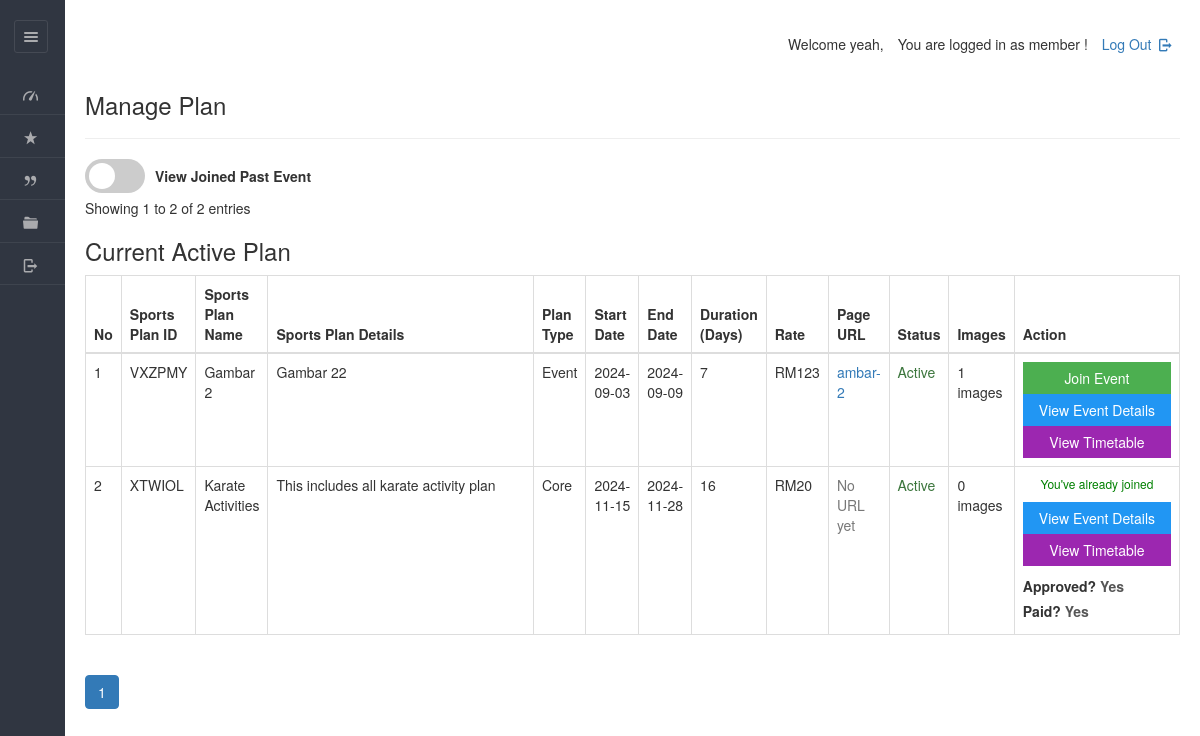
Before: /dashboard/member/view_plan.php (signed in) with the older database file.
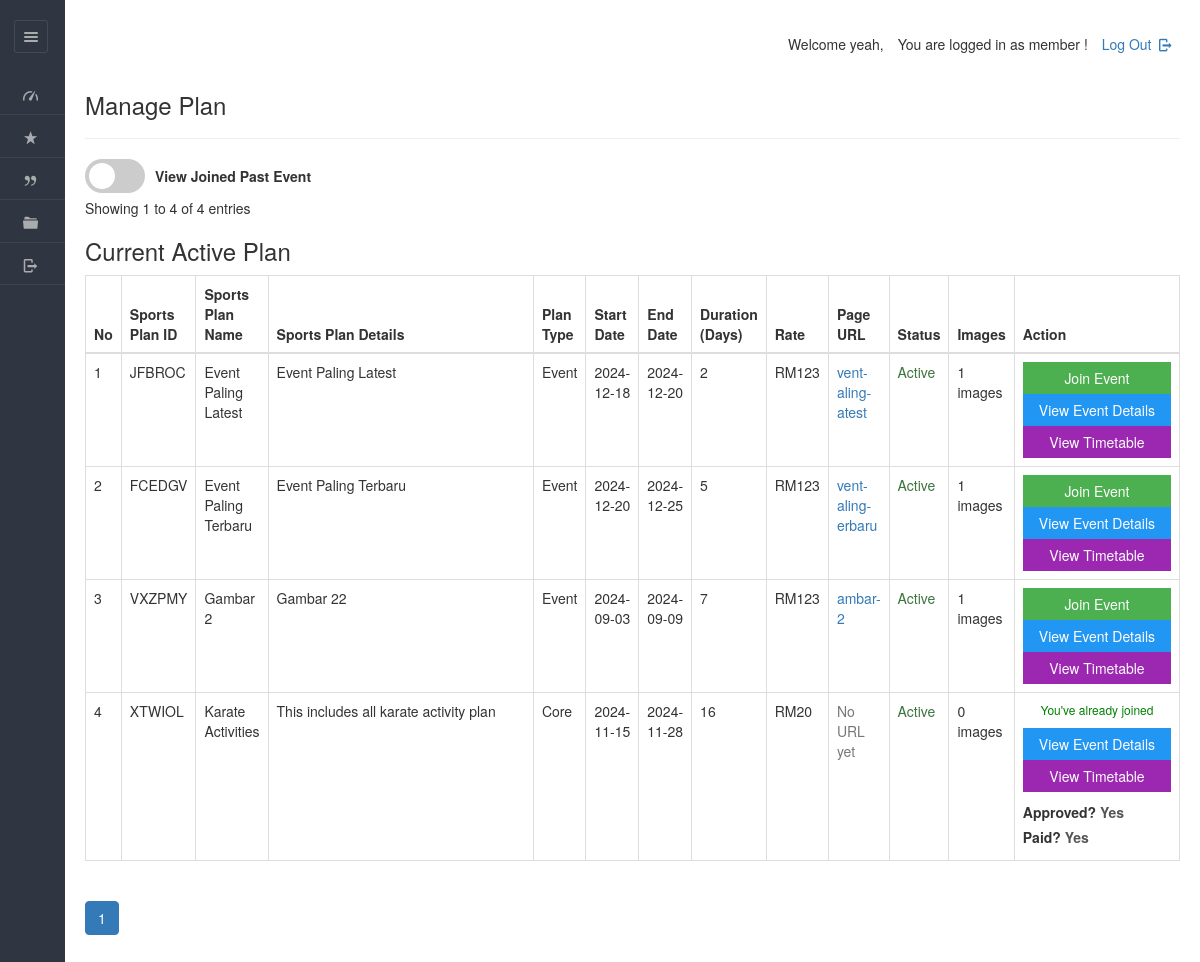
After: the same page with the newer database file.
### tables this page shows
CREATE TABLE IF NOT EXISTS `plan` (
  `planid` varchar(8) NOT NULL,
  `tid` varchar(45) DEFAULT NULL,
  `planName` varchar(20) NOT NULL,
  `description` varchar(200) NOT NULL,
  `planType` varchar(50) NOT NULL,
  `startDate` varchar(50) NOT NULL,
  `endDate` varchar(50) NOT NULL,
  `duration` int NOT NULL,
  `validity` varchar(20) NOT NULL DEFAULT 'Lifetime',
  `amount` int DEFAULT '0',
  `active` varchar(255) NOT NULL,
  PRIMARY KEY (`planid`),
  KEY `idx_plan_name` (`planName`),
  KEY `idx_plan_type` (`planType`),
  KEY `idx_description` (`description`),
  KEY `idx_active` (`active`)
);

CREATE TABLE IF NOT EXISTS `enrolls_to` (
  `et_id` int NOT NULL AUTO_INCREMENT,
  `planid` varchar(8) NOT NULL,
  `userid` varchar(20) NOT NULL,
  `paid_date` varchar(40) DEFAULT NULL,
  `expire` varchar(40) DEFAULT NULL,
  `hasPaid` varchar(5) NOT NULL DEFAULT 'no',
  `hasApproved` varchar(5) DEFAULT NULL,
  `receiptIMG` varchar(100) DEFAULT NULL,
  PRIMARY KEY (`et_id`)
);

### dashboard/member/view_plan.php (the view, shortened to what the changed rows need)
<!DOCTYPE html>
<html lang="en">
<head>
    <link rel="stylesheet" href="../../css/style.css"  id="style-resource-5">
    <link rel="stylesheet" href="../../css/dashMain.css">
    <link rel="stylesheet" type="text/css" href="../../css/entypo.css">
	<link href="a1style.css" rel="stylesheet" type="text/css">
	<link rel="stylesheet" href="https://maxcdn.bootstrapcdn.com/bootstrap/3.4.1/css/bootstrap.min.css">
	<link rel="stylesheet" href="../../css/dashboard/sidebar.css">
</head>
     <body class="page-body  page-fade" onload="collapseSidebar()">
    	<div class="page-container sidebar-collapsed" id="navbarcollapse">
    		<?php include('nav.php'); ?>
    		<div class="main-content">
				<div class="row">
					<div class="col-md-6 col-sm-8 clearfix">
					</div>
					<div class="col-md-6 col-sm-4 clearfix hidden-xs">
					</div>
				</div>
		<h3>Manage Plan</h3>
		<hr />
<?php
$records_per_page = 10;
$page = isset($_GET['page']) ? (int)$_GET['page'] : 1;
$offset = ($page - 1) * $records_per_page;
$search_term = isset($_GET['search']) ? mysqli_real_escape_string($con, $_GET['search']) : '';
$search_column = isset($_GET['search_column']) ? $_GET['search_column'] : 'planName';
$show_inactive = isset($_GET['show_inactive']) ? $_GET['show_inactive'] : 'no';
$count_query = "SELECT COUNT(DISTINCT p.planid) as total FROM plan p ";
$where_conditions = [];
if ($show_inactive !== 'yes') {
    $where_conditions[] = "p.active='yes'";
}
if (!empty($where_conditions)) {
    $where_clause = "WHERE " . implode(' AND ', $where_conditions);
    $count_query .= $where_clause;
}
$total_records_result = mysqli_query($con, $count_query);
$total_records = mysqli_fetch_assoc($total_records_result)['total'];
$total_pages = ceil($total_records / $records_per_page);
?>
<?php
$show_inactive = isset($_GET['show_inactive']) ? $_GET['show_inactive'] : 'no';
$query = "SELECT DISTINCT p.planid, p.planName, p.description, p.planType, p.startDate, p.endDate,
          p.duration, p.amount, p.active, pp.slug,
          (SELECT COUNT(*) FROM images i WHERE i.planid = p.planid) as image_count,
          (SELECT slug FROM plan_pages WHERE planid = p.planid LIMIT 1) as page_slug,
          st.tname, td.day_number, td.activities, st.tid
          FROM plan p
          LEFT JOIN plan_pages pp ON p.planid = pp.planid
          LEFT JOIN sports_timetable st ON p.planid = st.planid
          LEFT JOIN timetable_days td ON st.tid = td.tid ";
$where_conditions = [];
if ($show_inactive !== 'yes') {
    $where_conditions[] = "p.active='yes'";
}
if (!empty($where_conditions)) {
    $query .= "WHERE " . implode(" AND ", $where_conditions) . " ";
}
$query .= " GROUP BY p.planid ORDER BY p.active DESC, p.amount DESC";
$result = mysqli_query($con, $query);
$sno = 1;
?>
<div class="mb-3">
    <form method="GET" class="form-inline" id="filterForm" style="display: flex; align-items: center; gap: 10px;">
</div>
<div class="mb-3">
    Showing <?php echo $offset + 1; ?> to <?php echo min($offset + $records_per_page, $total_records); ?>
    of <?php echo $total_records; ?> entries
</div>
    <h3 style="margin-right: 20px;">Current Active Plan</h3>
<table class="table table-bordered datatable" id="table-1" border="1">
    <thead>
        <tr>
            <th onclick="sortTable(0)">No</th>
            <th onclick="sortTable(1)">Sports Plan ID</th>
            <th onclick="sortTable(2)">Sports Plan Name</th>
            <th onclick="sortTable(3)">Sports Plan Details</th>
            <th onclick="sortTable(4)">Plan Type</th>
            <th onclick="sortTable(5)">Start Date</th>
            <th onclick="sortTable(6)">End Date</th>
            <th onclick="sortTable(7)">Duration (Days)</th>
            <th onclick="sortTable(8)">Rate</th>
            <th onclick="sortTable(9)">Page URL</th>
            <th onclick="sortTable(10)">Status</th>
            <th onclick="sortTable(11)">Images</th>
            <th>Action</th>
        </tr>
    </thead>
    <tbody>
        <?php
            $userid = $_SESSION['userid'];
            if (mysqli_affected_rows($con) != 0) {
                while ($row = mysqli_fetch_array($result, MYSQLI_ASSOC)) {
                    $msgid = $row['planid'];
                    $tid = $row['tid'];
                    $status_class = $row['active'] === 'yes' ? 'text-success' : 'text-danger';
                    $status_text = $row['active'] === 'yes' ? 'Active' : 'Inactive';
                    $check_query = "SELECT * FROM enrolls_to WHERE userid = '$userid' AND planid = '$msgid'";
                    $check_result = mysqli_query($con, $check_query);
                    $isPaid = "Not Yet";
                    $isApproved = "no";
                    $isJoined = false;
                    if ($enrollment = mysqli_fetch_assoc($check_result)) {
                        $isPaid = $enrollment['hasPaid'] === 'yes' ? 'Yes' : 'no';
                        $isApproved = $enrollment['hasApproved'] === 'yes' ? 'Yes' : 'Wait Manager approval';
                        $isJoined = true;
                    }
                    echo "<tr>";
                    echo "<td>" . $sno . "</td>";
                    echo "<td>" . $row['planid'] . "</td>";
                    echo "<td>" . $row['planName'] . "</td>";
                    echo "<td width='380'>" . $row['description'] . "</td>";
                    echo "<td>" . $row['planType'] . "</td>";
                    echo "<td>" . date('Y-m-d', strtotime($row['startDate'])) . "</td>";
                    echo "<td>" . date('Y-m-d', strtotime($row['endDate'])) . "</td>";
                    echo "<td>" . $row['duration'] . "</td>";
                    echo "<td>RM" . $row['amount'] . "</td>";
                    if ($row['page_slug']) {
                        $url_status = $row['active'] === 'yes' ? '' : ' (Inactive)';
                        echo "<td><a href='../../plans/" . $row['page_slug'] . "' target='_blank'>" .
                             $row['page_slug'] . $url_status . "</a></td>";
                    } else {
                        echo "<td><span class='text-muted'>No URL yet</span></td>";
                    }
                    echo "<td class='" . $status_class . "'>" . $status_text . "</td>";
                    echo "<td>" . $row['image_count'] . " images</td>";
                    echo "<td>";
                    if ($row['active'] === 'yes') {
                        if (mysqli_num_rows($check_result) > 0) {
                            $hasPaid = $enrollment['hasPaid'];
                            if ($hasPaid === 'yes') {
                                echo '<p style="color:green; width:100%; text-align:center;">You\'ve already joined</p>';
                            } else {
                                echo '<form action="unjoin_plan.php" method="POST">
                                        <input type="hidden" name="planid" value="' . $msgid . '"/>
                                        <input type="hidden" name="userid" value="' . $userid . '"/>
                                        <input type="submit" class="a1-btn a1-red" style="width:100%" value="Unjoin">
                                      </form>';
                            }
                        } else {
                            echo '<form action="join_plan.php" method="POST">
                                    <input type="hidden" name="planid" value="' . $msgid . '"/>
                                    <input type="hidden" name="userid" value="' . $userid . '"/>
                                    <input type="submit" class="a1-btn a1-green" style="width:100%" value="Join Event">
                                  </form>';
                        }
                    }
                    if (!empty($tid)) {
                        echo '<a href="../../dashboard/admin/timetable_detail.php?id=' . $tid . '&planid=' . $row['planid'] . '">
                                <input type="button" class="a1-btn a1-blue" style="width:100%" value="View Event Details">
                            </a>';
                        echo '<a href="../../dashboard/admin/timetable_detail.php?id=' . $tid . '&planid=' . $row['planid'] . '&scroll=1#timetable-details">
                                <input type="button" class="a1-btn a1-purple" style="width:100%" value="View Timetable">
                            </a>';
                    } else {
                        echo "<span class='text-muted'>No Timetable</span>";
                    }
                    if ($isJoined) {
                        echo "<div class='status-messages'>";
                        echo "<p><strong>Approved?</strong> <span class='status-text'>" . $isApproved . "</span></p>";
echo "<p><strong>Paid?</strong> <span class='status-text'>" . $isPaid . "</span>";
echo "</p>";
                        echo "</div>";
                    }
                    echo "</td>";
                    $sno++;
                }
            } else {
                echo "<tr><td colspan='14' class='text-center'>No records found</td></tr>";
            }
        ?>
    </tbody>
</table>
<nav aria-label="Page navigation">
    <ul class="pagination justify-content-center">
        <?php
        $start_page = max(1, $page - 2);
        $end_page = min($total_pages, $page + 2);
        for ($i = $start_page; $i <= $end_page; $i++): ?>
            <li class="page-item <?php echo $i === $page ? 'active' : ''; ?>">
                <a class="page-link" href="?page=<?php echo $i; ?>&search=<?php echo urlencode($search_term); ?>&search_column=<?php echo urlencode($search_column); ?>&show_inactive=<?php echo urlencode($show_inactive); ?>"><?php echo $i; ?></a>
            </li>
        <?php endfor; ?>
    </ul>
</nav>
    	</div>
    </body>
</html>

Changed rows visible on the page:
added plan: planid "JFBROC", planName "Event Paling Latest", description "Event Paling Latest", planType "Event", startDate "2024-12-18", endDate "2024-12-20", duration "2", amount "123", page_slug "vent-aling-atest", active "Active", image_count "1"
added plan: planid "FCEDGV", planName "Event Paling Terbaru", description "Event Paling Terbaru", planType "Event", startDate "2024-12-20", endDate "2024-12-25", duration "5", amount "123", page_slug "vent-aling-erbaru", active "Active", image_count "1"
Other visible differences:
min($offset + $records_per_page, $total_records): "2" → "4"
$total_records: "2" → "4"
